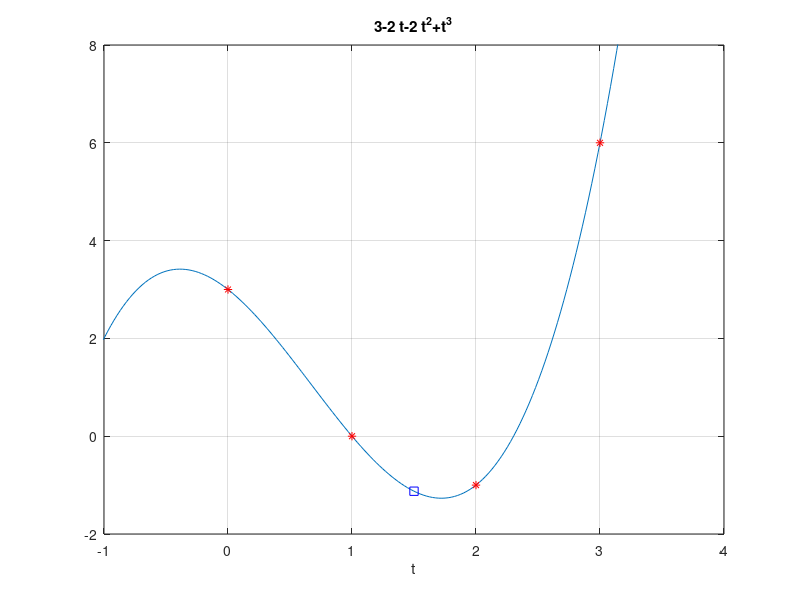

This figure's MATLAB source:
clear, close all
ezplot('3-2*t-2*t^2+t^3'),hold on
plot([0,1,2,3],[3,0,-1,6],'r*')
grid on
axis([-1,4,-2,8])
set(gcf,'color','w')
hold on,plot(1.5,-1.125,'bs')